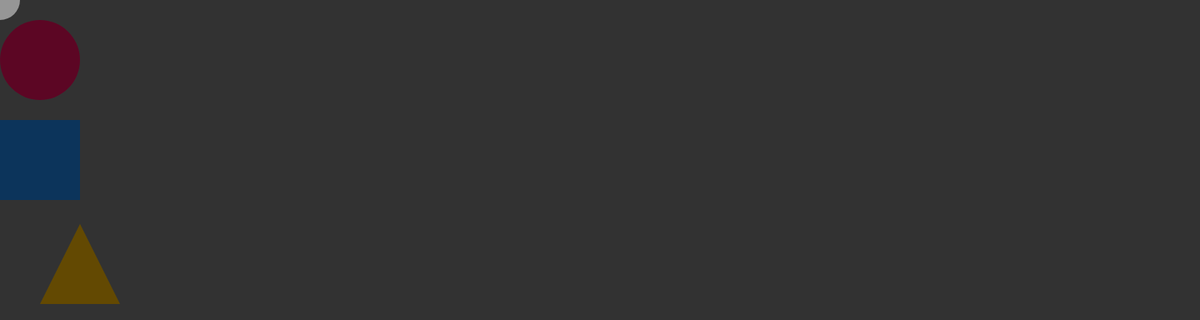
Frame 1 (no input)
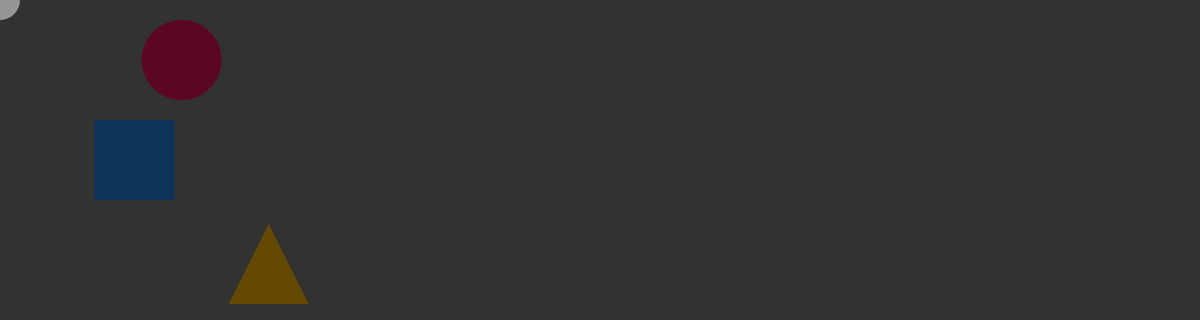
Frame 60 (no input)
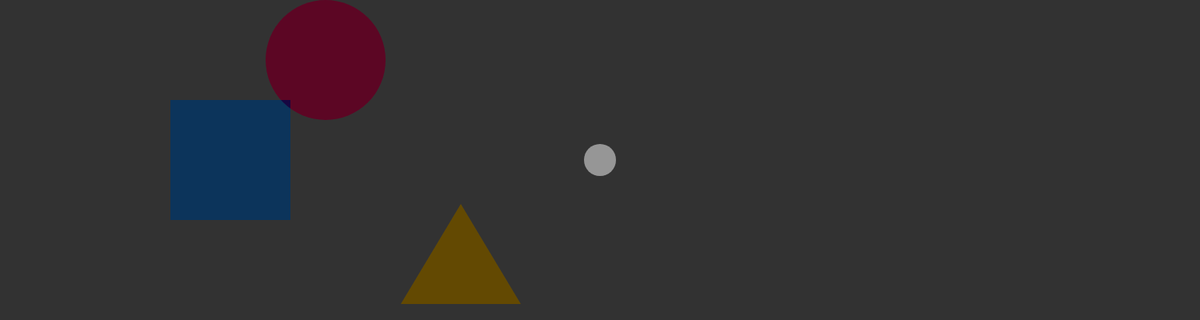
Frame 120 (the mouse pressed at the canvas centre since frame 60)

The p5.js sketch that drew these frames (run headless with seeded random() and noise() and a simulated clock; from frame 60 on, the mouse is pressed at the canvas centre):

// p5.js sketch
// ── sketch.js
let rectWidth = 100;
let xPos = rectWidth / 2;
let xSpeed = 2;

let circleR = 100;
let xPosCircle = circleR / 2;
let xSpeedCircle = 3;

let triX1, triY1, triX2, triY2, triX3, triY3;
let xPosTri = 50; // Initial x-position of the triangle
let xSpeedTri = 4; // Speed of the triangle

function setup() {
  createCanvas(1500, 400);
  noStroke();

}

function draw() {
	background(50)

  rectWidth = map(mouseX, 0, width, 100, 200);

    // triangle positions
	triX1 = 50
	triY1 = map(mouseX,0,width,height-120,height-170)
	triX2 = map(mouseX,0,width,0,0-50);
	triY2 = height - 20;
	triX3 = map(mouseX,0,width,100,150);
	triY3 = height - 20;

  // square
  push();
  fill(30, 131, 232);
  blendMode(OVERLAY)
  rectMode(CENTER);
  rect(xPos, height / 2, rectWidth, rectWidth);
  xPos += xSpeed;

  if (xPos + rectWidth / 2 >= width || xPos - rectWidth / 2 <= 0) {
    xSpeed *= -1;
  }
  pop();

  //circle
  push();

  fill(235, 14, 91);
  blendMode(OVERLAY)
  ellipse(xPosCircle, 75, rectWidth, rectWidth);
  xPosCircle += xSpeedCircle;

  if (xPosCircle + rectWidth / 2 >= width || xPosCircle - rectWidth / 2 <= 0) {
    xSpeedCircle *= -1;
  }
  pop();

  //triangle
  push()
  fill(252, 186, 3)
	blendMode(OVERLAY)
  triangle(
    triX1 + xPosTri,
    triY1,
    triX2 + xPosTri,
    triY2,
    triX3 + xPosTri,
    triY3
  );

  // Update xPosTri
  xPosTri += xSpeedTri;

  // Reverse direction if the triangle reaches canvas edges
  if (xPosTri + triX3 >= width || xPosTri + triX2 <= 0) {
    xSpeedTri *= -1;
  }

  pop();


  //cursor
  let cursorSize = map(mouseX,0,width,50,30)
  push()
  fill(200)
  blendMode(DIFFERENCE)
  ellipse(mouseX, mouseY, cursorSize, cursorSize);

  pop()
}
